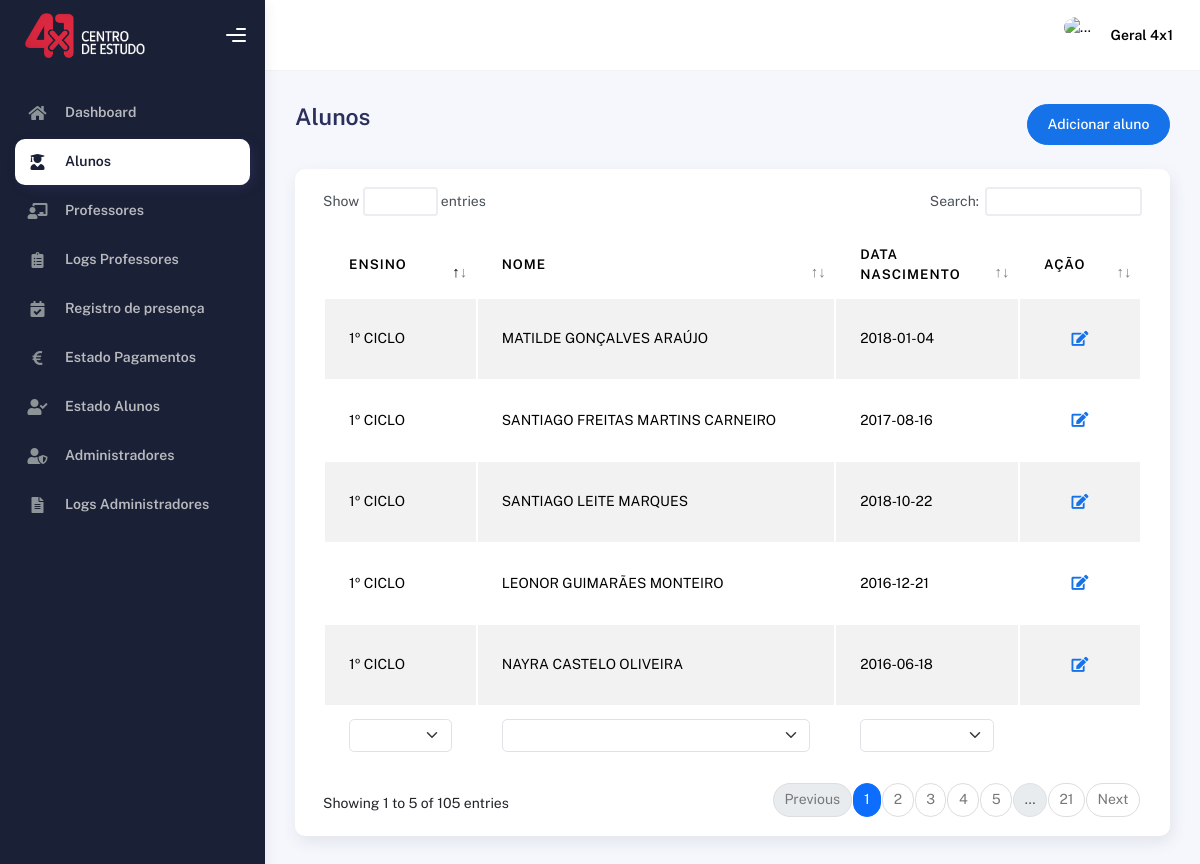
Page /aluno.php (signed in) on the committed database.
### tables this page shows
CREATE TABLE IF NOT EXISTS `alunos` (
  `id` int NOT NULL AUTO_INCREMENT,
  `pack` int NOT NULL,
  `balancoGrupo` decimal(10,2) NOT NULL,
  `balancoIndividual` decimal(10,2) NOT NULL,
  `nome` text NOT NULL,
  `morada` text NOT NULL,
  `localidade` text NOT NULL,
  `codigoPostal` varchar(8) NOT NULL,
  `nif` varchar(15) NOT NULL,
  `dataNascimento` date NOT NULL,
  `email` text NOT NULL,
  `contacto` varchar(20) NOT NULL,
  `escola` text NOT NULL,
  `ano` int NOT NULL,
  `curso` text NOT NULL,
  `turma` varchar(10) NOT NULL,
  `horasGrupo` int NOT NULL,
  `horasIndividual` int NOT NULL,
  `transporte` tinyint NOT NULL DEFAULT '0',
  `idMensalidadeGrupo` int DEFAULT NULL,
  `idMensalidadeIndividual` int DEFAULT NULL,
  `nomeMae` text,
  `tlmMae` varchar(20) NOT NULL,
  `nomePai` text,
  `tlmPai` varchar(20) NOT NULL,
  `modalidade` text NOT NULL,
  `ativo` tinyint NOT NULL DEFAULT '1',
  PRIMARY KEY (`id`)
);

### db/conexao.php (called while the page is built, shortened)
<?php
    global $auxLogin;
    if (!isset($auxLogin) || $auxLogin === false) {
        $nomeAdmin = $_SESSION['name'];
        $imgAdmin = $_SESSION['img'];
    }
?>

### aluno.php (the view, shortened to what this page needs)
<?php
  include('./head.php');
  $estouEm = 2;
?>
</head>
  <body>
    <div class="wrapper">
      <?php
        include('./sideBar.php');
      ?>
        <div class="container">
          <div class="page-inner">
            <div
              class="d-flex align-items-left align-items-md-center flex-column flex-md-row pt-2 pb-4"
            >
              <div>
                <h3 class="fw-bold mb-3">Alunos</h3>
              </div>
              <div class="ms-md-auto py-2 py-md-0">
                <a href="alunoCriar.php" class="btn btn-primary btn-round">Adicionar aluno</a>
              </div>
            </div>
            <div class="col-md-12">
                <div class="card">
                  <div class="card-body">
                    <div class="table-responsive">
                      <table
                        id="multi-filter-select"
                        class="display table table-striped table-hover"
                      >
                        <thead>
                          <tr>
                            <th>Ensino</th>
                            <th>Nome</th>
                            <th>Data Nascimento</th>
                            <th style="width: 10%">Ação</th>
                          </tr>
                        </thead>
                        <tfoot>
                          <tr>
                            <th>Ensino</th>
                            <th>Nome</th>
                            <th>Data Nascimento</th>
                          </tr>
                        </tfoot>
                        <tbody>
                          <?php
                            $sql = "SELECT id, nome, ano, dataNascimento, horasGrupo, horasIndividual, IF(ano>=1 AND ano<=4, \"1º CICLO\", IF(ano>4 AND ano<7, \"2º CICLO\", IF(ano>6 AND ano<=9, \"3º CICLO\", IF(ano>9 AND ano<=12, \"SECUNDÁRIO\", IF(ano=0, \"UNIVERSIDADE\", \"ERRO\"))))) as ensino FROM alunos WHERE ativo = 1 ORDER BY (ano = 0), ano ASC;";
                            $result = $con->query($sql);
                            if ($result->num_rows > 0) {
                              while ($row = $result->fetch_assoc()) {
                                echo "<tr>
                                        <td>{$row['ensino']}</td>
                                        <td>{$row['nome']}</td>
                                        <td>{$row['dataNascimento']}</td>
                                        <td>
                                          <div class=\"form-button-action\">
                                            <button
                                              type=\"button\"
                                              data-bs-toggle=\"tooltip\"
                                              onclick=\"window.location.href='alunoEdit.php?idAluno=" . $row['id'] . "'\"
                                              class=\"btn btn-link btn-primary btn-lg\"
                                              data-original-title=\"Editar Aluno\"
                                            >
                                              <i class=\"fa fa-edit\"></i>
                                            </button>
                                          </div>
                                        </td>
                                    </tr>";
                              }
                            }
                          ?>
                        </tbody>
                      </table>
                    </div>
                  </div>
                </div>
              </div>
          </div>
        </div>
      </div>
    </div>
  </body>
</html>

### head.php (shortened to what this page needs)
<?php
    include('./db/conexao.php');
?>
<!DOCTYPE html>
<html lang="en">
<head>
    <link href="https://cdnjs.cloudflare.com/ajax/libs/font-awesome/6.0.0/css/all.min.css" rel="stylesheet">
    <link rel="stylesheet" href="assets/css/bootstrap.min.css" />
    <link rel="stylesheet" href="assets/css/plugins.min.css" />
    <link rel="stylesheet" href="assets/css/kaiadmin.min.css" />
</head>

### sideBar.php (shortened to what this page needs)
<?php
    include('./db/conexao.php');
?>
<div class="sidebar sidebar-style-2" data-background-color="dark">
    <div class="sidebar-logo">
        <div class="logo-header" data-background-color="dark">
            <a href="dashboard.php" class="logo">
                <img src="./images/LogoBranco4x1.png" alt="navbar brand" class="navbar-brand" height="45">
            </a>
            <div class="nav-toggle">
                <button class="btn btn-toggle toggle-sidebar">
                    <i class="gg-menu-right"></i>
                </button>
            </div>
        </div>
    </div>
    <div class="sidebar-wrapper scrollbar scrollbar-inner">
        <div class="sidebar-content">
        <ul class="nav nav-secondary">
            <li class="nav-item <?php echo ($estouEm == 1) ? 'active' : ''; ?>">
                <a href="dashboard.php">
                    <i class="fas fa-home"></i>
                    <p>Dashboard</p>
                </a>
            </li>
            <li class="nav-item <?php echo ($estouEm == 2) ? 'active' : ''; ?>">
                <a href="aluno.php">
                    <i class="fas fa-user-graduate"></i>
                    <p>Alunos</p>
                </a>
            </li>
            <?php if ($_SESSION["tipo"] == "administrador") { ?>
                <li class="nav-item <?php echo ($estouEm == 3) ? 'active' : ''; ?>">
                    <a href="professor.php">
                        <i class="fas fa-chalkboard-teacher"></i>
                        <p>Professores</p>
                    </a>
                </li>
                <li class="nav-item <?php echo ($estouEm == 4) ? 'active' : ''; ?>">
                    <a href="professorLogs.php">
                        <i class="fas fa-clipboard-list"></i>
                        <p>Logs Professores</p>
                    </a>
                </li>
            <?php } ?>
            <li class="nav-item <?php echo ($estouEm == 5) ? 'active' : ''; ?>">
                <a href="presenca.php">
                    <i class="fas fa-calendar-check"></i>
                    <p>Registro de presença</p>
                </a>
            </li>
            <li class="nav-item <?php echo ($estouEm == 6) ? 'active' : ''; ?>">
                <a href="pagamentoEstado.php">
                    <i class="fas fa-euro-sign"></i>
                    <p>Estado Pagamentos</p>
                </a>
            </li>
            <li class="nav-item <?php echo ($estouEm == 7) ? 'active' : ''; ?>">
                <a href="estadoAlunos.php">
                    <i class="fas fa-user-check"></i>
                    <p>Estado Alunos</p>
                </a>
            </li>
            <?php if ($_SESSION["tipo"] == "administrador") { ?>
                <li class="nav-item <?php echo ($estouEm == 8) ? 'active' : ''; ?>">
                    <a href="admin.php">
                        <i class="fas fa-user-shield"></i>
                        <p>Administradores</p>
                    </a>
                </li>
                <li class="nav-item <?php echo ($estouEm == 9) ? 'active' : ''; ?>">
                    <a href="adminLogs.php">
                        <i class="fas fa-file-alt"></i>
                        <p>Logs Administradores</p>
                    </a>
                </li>
            <?php } ?>
        </ul>
        </div>
    </div>
    </div>
<div class="main-panel">
    <div class="main-header">
        <nav
        class="navbar navbar-header navbar-header-transparent navbar-expand-lg border-bottom"
        >
        <div class="container-fluid">
            <ul class="navbar-nav topbar-nav ms-md-auto align-items-center">
            <li class="nav-item topbar-user dropdown hidden-caret">
                <a
                class="dropdown-toggle profile-pic"
                data-bs-toggle="dropdown"
                href="#"
                aria-expanded="false"
                >
                <div class="avatar-sm">
                    <img
                    src="<?php echo $imgAdmin; ?>"
                    alt="..."
                    class="avatar-img rounded-circle"
                    />
                </div>
                <span class="profile-username">
                    <span class="fw-bold"><?php echo $nomeAdmin; ?></span>
                </span>
                </a>
            </li>
            </ul>
        </div>
        </nav>
    </div>

### rows in the picture
alunos: ensino "1º CICLO", nome "MATILDE GONÇALVES ARAÚJO", dataNascimento "2018-01-04"
alunos: ensino "1º CICLO", nome "SANTIAGO FREITAS MARTINS CARNEIRO", dataNascimento "2017-08-16"
alunos: ensino "1º CICLO", nome "SANTIAGO LEITE MARQUES", dataNascimento "2018-10-22"
alunos: ensino "1º CICLO", nome "LEONOR GUIMARÃES MONTEIRO", dataNascimento "2016-12-21"
alunos: ensino "1º CICLO", nome "NAYRA CASTELO OLIVEIRA", dataNascimento "2016-06-18"

### other values in the picture
$nomeAdmin "Geral 4x1"
